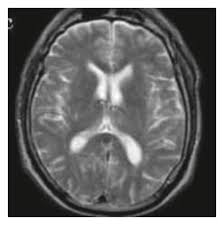
#> input picture download.jpeg, 224 x 225 px
$ python MedicalImageNormalization.py
#> lines starting #> are read from the running program, lines starting #| are printed output that depends on the picture
import cv2
import numpy as np

def pixel_value_scaling(img):
    """Scales pixel values to the range [0, 1].

    Args:
        img: Input image.

    Returns:
        Scaled image.
    """
    min_val = np.min(img)
#> min_val = 0
    max_val = np.max(img)
#> max_val = 255
    scaled_img = (img - min_val) / (max_val - min_val)
    return scaled_img

def z_score_normalization(img):
    """Performs Z-score normalization on the image.

    Args:
        img: Input image.

    Returns:
        Normalized image.
    """
    mean = np.mean(img)
#> mean = 109.5
    std = np.std(img)
#> std = 73.81
    normalized_img = (img - mean) / std
    return normalized_img


img = cv2.imread('download.jpeg', cv2.IMREAD_GRAYSCALE)

scaled_img = pixel_value_scaling(img)
normalized_img = z_score_normalization(img)

# Display or save the normalized images
cv2.imshow('Scaled Image', scaled_img)
cv2.imshow('Normalized Image', normalized_img)
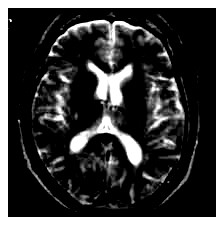
#> window 'Normalized Image': shape (225, 224); min 0, max 255, mean 62.3
cv2.waitKey(0)
cv2.destroyAllWindows()

$ run again, with image.0001.jpg copied over download.jpeg
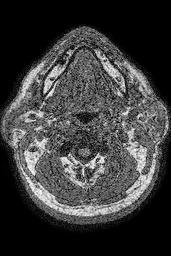
#> input picture image.0001.jpg, 171 x 256 px
#> img is the input picture: shape (256, 171); min 0, max 255, mean 59.2
#> min_val = 0
#> max_val = 255
#> mean = 59.2
#> std = 64.09
#> `cv2.imshow('Normalized Image', normalized_img)`:
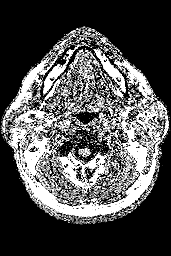
#> window 'Normalized Image': shape (256, 171); min 0, max 255, mean 80.2
